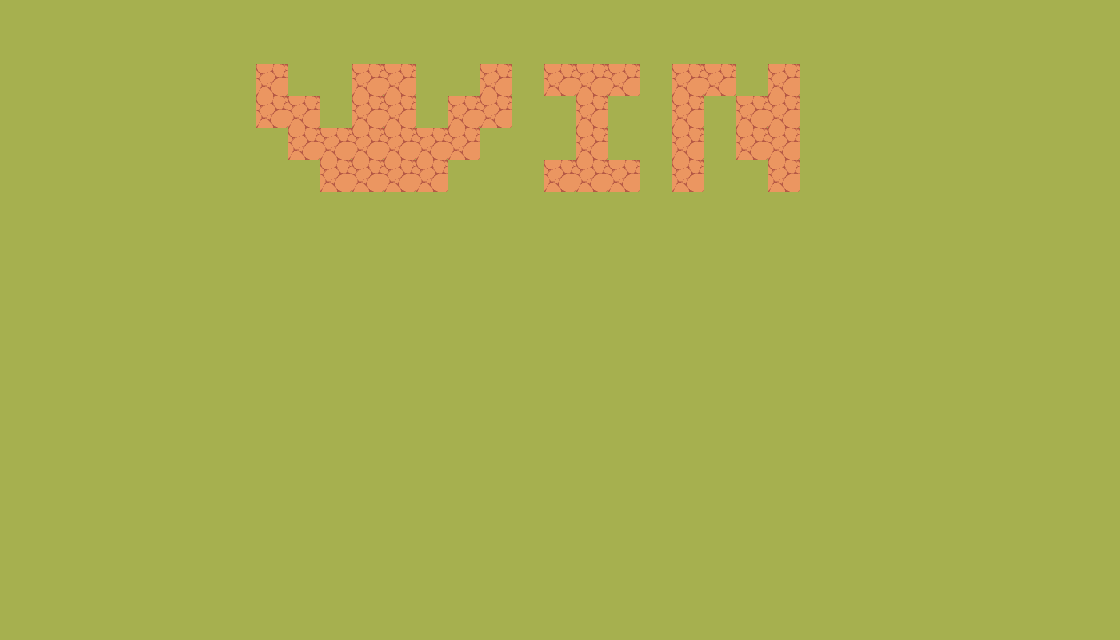

The image is a tile-based game level rendered from a .tmx file. Its description and complete source (layers, tilesets, objects, tile grids) follow:
An orthogonal 35x20 tile map with 32x32 px tiles, 1 tile layer (图块层 1).

<map version="1.10" tiledversion="1.10.2" orientation="orthogonal" renderorder="left-up" width="35" height="20" tilewidth="32" tileheight="32" infinite="0" nextlayerid="2" nextobjectid="1">
 <tileset firstgid="1" source="../tileset/FieldsTileset.tsx" />
 <layer id="1" name="图块层 1" width="35" height="20">
  <data encoding="csv">
38,38,38,38,38,38,38,38,38,38,38,38,38,38,38,38,38,38,38,38,38,38,38,38,38,38,38,38,38,38,38,38,38,38,38,
38,38,38,38,38,38,38,38,38,38,38,38,38,38,38,38,38,38,38,38,38,38,38,38,38,38,38,38,38,38,38,38,38,38,38,
38,38,38,38,38,38,38,38,1,38,38,1,1,38,38,1,38,1,1,1,38,1,1,38,1,38,38,38,38,38,38,38,38,38,38,
38,38,38,38,38,38,38,38,1,1,38,1,1,38,1,1,38,38,1,38,38,1,38,1,1,38,38,38,38,38,38,38,38,38,38,
38,38,38,38,38,38,38,38,38,1,1,1,1,1,1,38,38,38,1,38,38,1,38,1,1,38,38,38,38,38,38,38,38,38,38,
38,38,38,38,38,38,38,38,38,38,1,1,1,1,38,38,38,1,1,1,38,1,38,38,1,38,38,38,38,38,38,38,38,38,38,
38,38,38,38,38,38,38,38,38,38,38,38,38,38,38,38,38,38,38,38,38,38,38,38,38,38,38,38,38,38,38,38,38,38,38,
38,38,38,38,38,38,38,38,38,38,38,38,38,38,38,38,38,38,38,38,38,38,38,38,38,38,38,38,38,38,38,38,38,38,38,
38,38,38,38,38,38,38,38,38,38,38,38,38,38,38,38,38,38,38,38,38,38,38,38,38,38,38,38,38,38,38,38,38,38,38,
38,38,38,38,38,38,38,38,38,38,38,38,38,38,38,38,38,38,38,38,38,38,38,38,38,38,38,38,38,38,38,38,38,38,38,
38,38,38,38,38,38,38,38,38,38,38,38,38,38,38,38,38,38,38,38,38,38,38,38,38,38,38,38,38,38,38,38,38,38,38,
38,38,38,38,38,38,38,38,38,38,38,38,38,38,38,38,38,38,38,38,38,38,38,38,38,38,38,38,38,38,38,38,38,38,38,
38,38,38,38,38,38,38,38,38,38,38,38,38,38,38,38,38,38,38,38,38,38,38,38,38,38,38,38,38,38,38,38,38,38,38,
38,38,38,38,38,38,38,38,38,38,38,38,38,38,38,38,38,38,38,38,38,38,38,38,38,38,38,38,38,38,38,38,38,38,38,
38,38,38,38,38,38,38,38,38,38,38,38,38,38,38,38,38,38,38,38,38,38,38,38,38,38,38,38,38,38,38,38,38,38,38,
38,38,38,38,38,38,38,38,38,38,38,38,38,38,38,38,38,38,38,38,38,38,38,38,38,38,38,38,38,38,38,38,38,38,38,
38,38,38,38,38,38,38,38,38,38,38,38,38,38,38,38,38,38,38,38,38,38,38,38,38,38,38,38,38,38,38,38,38,38,38,
38,38,38,38,38,38,38,38,38,38,38,38,38,38,38,38,38,38,38,38,38,38,38,38,38,38,38,38,38,38,38,38,38,38,38,
38,38,38,38,38,38,38,38,38,38,38,38,38,38,38,38,38,38,38,38,38,38,38,38,38,38,38,38,38,38,38,38,38,38,38,
38,38,38,38,38,38,38,38,38,38,38,38,38,38,38,38,38,38,38,38,38,38,38,38,38,38,38,38,38,38,38,38,38,38,38
</data>
 </layer>
</map>
